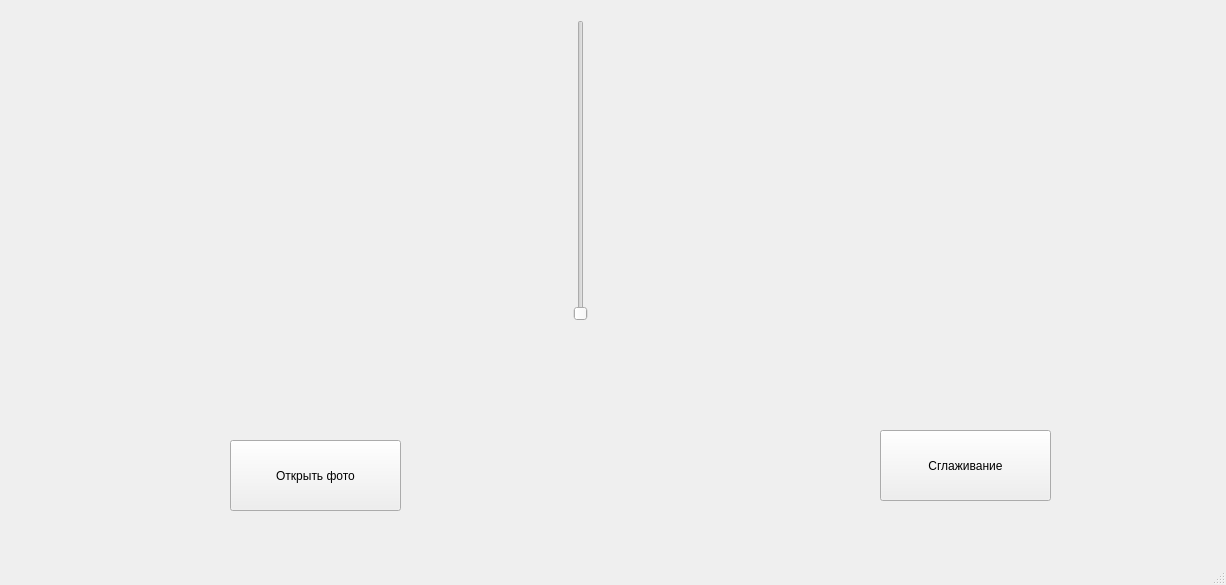
<?xml version="1.0" encoding="UTF-8"?>
<ui version="4.0">
 <class>MainWindow</class>
 <widget class="QMainWindow" name="MainWindow">
  <property name="geometry">
   <rect>
    <x>0</x>
    <y>0</y>
    <width>1226</width>
    <height>585</height>
   </rect>
  </property>
  <property name="windowTitle">
   <string>MainWindow</string>
  </property>
  <widget class="QWidget" name="centralwidget">
   <widget class="QPushButton" name="pushButton">
    <property name="geometry">
     <rect>
      <x>230</x>
      <y>440</y>
      <width>171</width>
      <height>71</height>
     </rect>
    </property>
    <property name="text">
     <string>Открыть фото</string>
    </property>
   </widget>
   <widget class="QLabel" name="label">
    <property name="geometry">
     <rect>
      <x>40</x>
      <y>30</y>
      <width>471</width>
      <height>281</height>
     </rect>
    </property>
    <property name="text">
     <string/>
    </property>
   </widget>
   <widget class="QPushButton" name="pushButton_2">
    <property name="geometry">
     <rect>
      <x>880</x>
      <y>430</y>
      <width>171</width>
      <height>71</height>
     </rect>
    </property>
    <property name="text">
     <string>Сглаживание</string>
    </property>
   </widget>
   <widget class="QLabel" name="label_2">
    <property name="geometry">
     <rect>
      <x>620</x>
      <y>30</y>
      <width>471</width>
      <height>281</height>
     </rect>
    </property>
    <property name="text">
     <string/>
    </property>
   </widget>
   <widget class="QSlider" name="verticalSlider">
    <property name="geometry">
     <rect>
      <x>570</x>
      <y>20</y>
      <width>22</width>
      <height>301</height>
     </rect>
    </property>
    <property name="minimum">
     <number>1</number>
    </property>
    <property name="maximum">
     <number>10</number>
    </property>
    <property name="orientation">
     <enum>Qt::Vertical</enum>
    </property>
   </widget>
  </widget>
  <widget class="QMenuBar" name="menubar">
   <property name="geometry">
    <rect>
     <x>0</x>
     <y>0</y>
     <width>1226</width>
     <height>26</height>
    </rect>
   </property>
  </widget>
  <widget class="QStatusBar" name="statusbar"/>
 </widget>
 <resources/>
 <connections/>
</ui>
